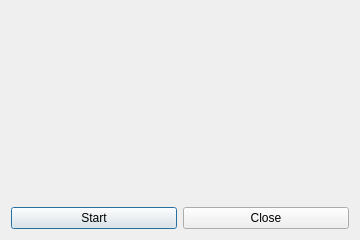
<?xml version="1.0" encoding="UTF-8"?>
<ui version="4.0">
 <class>ToolPointDialog</class>
 <widget class="QDialog" name="ToolPointDialog">
  <property name="geometry">
   <rect>
    <x>0</x>
    <y>0</y>
    <width>360</width>
    <height>240</height>
   </rect>
  </property>
  <property name="windowTitle">
   <string>Point Tool</string>
  </property>
  <layout class="QHBoxLayout" name="horizontalLayout_2">
   <item>
    <layout class="QVBoxLayout" name="verticalLayout">
     <item>
      <widget class="AttribPointWidget" name="point_widget" native="true">
       <property name="toolTip">
        <string>Double clic to start tool</string>
       </property>
      </widget>
     </item>
     <item>
      <layout class="QHBoxLayout" name="horizontalLayout">
       <item>
        <widget class="QPushButton" name="start_btn">
         <property name="toolTip">
          <string>Start tool</string>
         </property>
         <property name="text">
          <string>Start</string>
         </property>
         <property name="icon">
          <iconset>
           <normaloff>ressources/icon_point.png</normaloff>ressources/icon_point.png</iconset>
         </property>
        </widget>
       </item>
       <item>
        <widget class="QPushButton" name="close_btn">
         <property name="toolTip">
          <string>Close dialog</string>
         </property>
         <property name="text">
          <string>Close</string>
         </property>
        </widget>
       </item>
      </layout>
     </item>
    </layout>
   </item>
  </layout>
 </widget>
 <customwidgets>
  <customwidget>
   <class>AttribPointWidget</class>
   <extends>QWidget</extends>
   <header>attrib_point_widget.h</header>
   <container>1</container>
  </customwidget>
 </customwidgets>
 <resources/>
 <connections/>
</ui>
